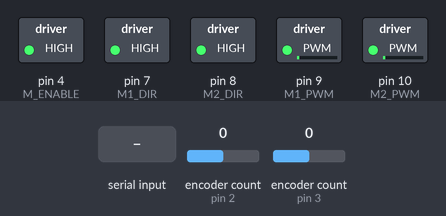
This sketch was run on a simulated Arduino Uno, built with avr-gcc and run on an emulated ATmega328P. Parts: switched loads named in the sketch (green lamp = pin HIGH). The test bench sets the inputs (shaded band); at power-on: encoder count (sensors on pin 2, pin 3) 0.

Above: at 0.15 s.
At 1.2 s:
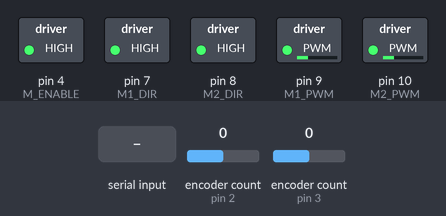
1.3 s: "90,45\n" received over Serial
At 1.8 s:
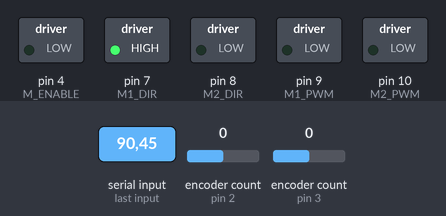
Timing chart, 0 to 4.3 s (numbered marks = the images above; inputs shaded):
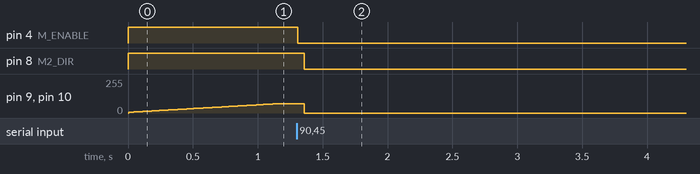

Measured:
- after the input at 1.3 s, pin 4 (M_ENABLE): HIGH → LOW at once; pin 8 (M2_DIR): HIGH → LOW after 0.06 s; pin 9 (M1_PWM), pin 10 (M2_PWM): 69/255 → 0/255 after 0.06 s

The sketch:

final_demo_2.ino
```cpp
/*  Group 10 - Andrew Burton, Trevor Bachand, William Peyton, & Kyra Squier
    EENG350B - SEED Lab
    Demo2 Controller Arduino Code
    02 May 2021
    Description:
    The following program runs the full control algorithm.
    It takes in a set point from the Pi over serial, travels to it, and then circles the marker.
*/

#include <Encoder.h>                // Encoder Library
#define COUNTS_PER_REVOLUTION 3200  // Number of counts per revolution on the encoder on the motor

#define M_ENABLE  4                 // Motor enable pin -- must be set high to operate motors
#define M1_DIR    7                 // Motor 1 direction pin -- set true for cw rotation and false for ccw
#define M2_DIR    8                 // Motor 2 direction pin -- set true for cw rotation and false for ccw
#define M1_PWM    9                 // Motor 1 pwm pin -- set value between 0 and 255 (0 to not move, 255 is max speed)
#define M2_PWM   10                 // Motor 2 pwm pin -- set value between 0 and 255 (0 to not move, 255 is max speed)

bool do_revolve = false;
bool found_marker = false;

bool align = true;

bool run_phi_controller = false;
bool run_phi_dot_controller = false;
bool run_rho_dot_controller = false;

float marker_phi_rel = 0;
float marker_rho_rel = 0;

float marker_phi_abs = 0;
float marker_rho_abs = 0;

float marker_phi_at_align_start = 0;
float phi_at_revolve_start = 0;
float rho_at_approach_start = 0;
float phi_at_approach_start = 0;

int alignCounter = 0;

typedef enum {
  SEARCH,
  ALIGN,
  APPROACH,
  REVOLVE,
  STOP
} state_t;

state_t current_state = SEARCH; // changed to test

Encoder enc1(2, 5);                 // Declare encoder object, with pin A = 2 (IOC) and pin B = 5
Encoder enc2(3, 6);                 // Declare encoder object, with pin A = 3 (IOC) and pin B = 6

bool M1_Dir_Val = true;             // Value to store dir of motor 1 -- set true for cw rotation and false for ccw
bool M2_Dir_Val = true;             // Value to store dir of motor 2 -- set true for cw rotation and false for ccw
int  M1_PWM_Val = 0;                // Value to store speed of motor 1 -- set value between 0 and 255 (0 to not move, 255 is max speed)
int  M2_PWM_Val = 0;                // Value to store speed of motor 2 -- set value between 0 and 255 (0 to not move, 255 is max speed)

// Vars for all controllers
const float r = 7.5 * 0.01;         // Radius of the wheel
const float d = 24.62 * 0.01;       // Distance between the wheels

float Va = 0;                       // Control algorithm output, between [-1.0, 1.0], describes linear motion
float delta_Va = 0;                 // Control algorithm output, between [-1.0, 1.0], describes rotational motio

float theta_1_previous = 0;         // Store the previous value to determine the derivative terms
float theta_2_previous = 0;         // Store the previous value to determine the derivative terms

float theta_1 = 0;                  // Store the current position of wheel 1 in radians
float theta_2 = 0;                  // Store the current position of wheel 2 in radians

float theta_dot_1 = 0;              // Store the current velocity of wheel 1 in radians per second
float theta_dot_2 = 0;              // Store the current velocity of wheel 2 in radians per second

// Vars for rot_pos_controller
float phi_set = 0.0;                //  Variable storing desired position in radians

float phi = 0;                      // Current Position
float phi_error = 0;                // Positional error
float phi_error_prev = 0;           // Last positional error
float phi_error_dot = 0;            // Derivative of positional error
float phi_total_error = 0;          // Integral of positional error

const float Kp_phi = 10;            // Positional controller proportional gain
const float Ki_phi = 10;            // Positional controller integral gain
const float Kd_phi = 0.25;          // Positional controller derivative gain

// Vars for rot_speed_controller
float phi_dot_set = 0.0;            // Variable storing desired angular velocity in radians per second

float phi_dot = 0;                  // Current angular velocity
float phi_dot_error = 0;            // Angular velocity error
float phi_dot_total_error = 0;      // Integral of angular velocity error

const float Kp_phi_dot = 0.1;       // Velocity controller proportional gain
const float Ki_phi_dot = 1;         // Velocity controller proportional gain

// Vars for trans_speed_controller
float rho_dot_set = 0.0;            // Desired translational velocity (in m/s)

float rho_dot = 0;                  // Current translational speed (in m/s)
float rho_dot_error = 0;            // Translational speed error (in m/s)
float rho_dot_total_error = 0;      // Integral of translational speed error (in m)

const float Kp_rho_dot = 1;         // Translational speed controller proportional gain
const float Ki_rho_dot = 5;         // Translational speed controller integral gain

int startTime = 0;                  // Store program start time
int currentTime = 0;                // Store current time

void setup() {
  // put your setup code here, to run once:
  pinMode(M_ENABLE, OUTPUT);        // Define enable pin as output
  pinMode(M1_DIR, OUTPUT);          // Define direction pin as output
  pinMode(M1_PWM, OUTPUT);          // Define pwm pin as output
  pinMode(M2_DIR, OUTPUT);          // Define direction pin as output
  pinMode(M2_PWM, OUTPUT);          // Define pwm pin as output

  Serial.begin(9600);               // Initialize Serial comms
  while (!Serial);                  // Wait for initialization

  digitalWrite(M_ENABLE, HIGH);     // IMPORTANT!! -- set enable pin high
  digitalWrite(M1_DIR, true);       // Set initial motor direction to cw
  analogWrite(M1_PWM, 0);           // Set initial motor speed to 0
  digitalWrite(M2_DIR, true);       // Set initial motor direction to cw
  analogWrite(M2_PWM, 0);           // Set initial motor speed to 0

  OCR0A = 0xAF;                     // Set TMR0 interrupt comparison value
  TIMSK0 |= _BV(OCIE0A);            // Enable TMR0 interrupt

  startTime = millis();
}

void loop() {
  // Record current time
  currentTime = millis();

  if (Serial.available() > 0) {
    dataRead();
    found_marker = true;
  }

  // Set motor ouputs to the calculated values
  digitalWrite(M1_DIR, M1_Dir_Val);
  analogWrite(M1_PWM, M1_PWM_Val);
  digitalWrite(M2_DIR, M2_Dir_Val);
  analogWrite(M2_PWM, M2_PWM_Val);

  switch (current_state) {
    case SEARCH:
      if (found_marker) {

        align = true;

        //        phi_set = phi;
        //        phi_dot_set = 0;
        //        rho_dot_set = 0;
        //
        //        run_phi_controller = false;
        //        run_phi_dot_controller = false;
        //        run_rho_dot_controller = false;

        found_marker = false;

        current_state = APPROACH;
        startTime = millis();
        rho_at_approach_start = marker_rho_abs;

        phi_set = phi;
        phi_dot_set = 0;
        rho_dot_set = 0;

        run_phi_controller = true;
        run_phi_dot_controller = true;
        run_rho_dot_controller = false;
        digitalWrite(M_ENABLE, LOW);
        delay(50);
        phi_at_approach_start = phi;
        digitalWrite(M_ENABLE, HIGH);
        found_marker = false;

        startTime = millis();

      } else {
        phi_dot_set = 0.45;
        rho_dot_set = 0;

        run_phi_controller = false;
        run_phi_dot_controller = true;
        run_rho_dot_controller = false;
      }
      break;

    case ALIGN:
      if (currentTime - startTime < 1000) {
        Serial.println(phi);
        Serial.println(marker_phi_rel);
        Serial.println(marker_phi_abs);
        Serial.println();
        Serial.flush();
        break;
      }

      if (align && found_marker) {
        marker_phi_at_align_start = marker_phi_abs;

        phi_set = marker_phi_abs;
        phi_dot_set = 0;
        rho_dot_set = 0;

        run_phi_controller = true;
        run_phi_dot_controller = true;
        run_rho_dot_controller = false;

        align  = false;

      } else if (found_marker && abs(marker_phi_at_align_start - phi) <= 0.03) {

        current_state = APPROACH;

        rho_at_approach_start = marker_rho_abs;

        phi_set = phi;
        phi_dot_set = 0;
        rho_dot_set = 0;

        run_phi_controller = false;
        run_phi_dot_controller = false;
        run_rho_dot_controller = false;

        found_marker = false;

        startTime = millis();

      } else if (!found_marker) {

        if (currentTime - startTime > 2000) {
          current_state = SEARCH;
        }
      }
      break;

    case APPROACH:
      if (currentTime - startTime >= rho_at_approach_start * 1950) {
        digitalWrite(M_ENABLE, LOW);
        if (do_revolve) {
          current_state = REVOLVE;
          phi_at_revolve_start = phi;
        } else {
          current_state = STOP;
        }

        phi_set = phi;
        phi_dot_set = 0;
        rho_dot_set = 0;

        run_phi_controller = false;
        run_phi_dot_controller = false;
        run_rho_dot_controller = false;

        startTime = millis();

      } else {


        phi_set = phi_at_approach_start;
        phi_dot_set = 0;
        rho_dot_set = 0.5;

        run_phi_controller = true;
        run_phi_dot_controller = true;
        run_rho_dot_controller = true;
      }

      break;

    case REVOLVE:
      if (currentTime - startTime >= 5550) {
        current_state = STOP;
      } else if (currentTime - startTime >= 1500) {
        phi_dot_set = 1.4;
        rho_dot_set = 0.5;

        run_phi_controller = false;
        run_phi_dot_controller = true;
        run_rho_dot_controller = true;

      } else if (currentTime - startTime >= 1350) {
        phi_dot_set = 5.0;
        rho_dot_set = 0.00;

        run_phi_controller = false;
        run_phi_dot_controller = true;
        run_rho_dot_controller = true;

      } else if (currentTime - startTime >= 1300) {
        phi_set = phi;
        phi_dot_set = 0;
        rho_dot_set = 0.0;

        run_phi_controller = false;
        run_phi_dot_controller = false;
        run_rho_dot_controller = false;

      } else {
        digitalWrite(M_ENABLE, HIGH);

        phi_set = phi_at_revolve_start - (PI / 2);
        phi_dot_set = 0;
        rho_dot_set = 0.0;

        run_phi_controller = true;
        run_phi_dot_controller = true;
        run_rho_dot_controller = false;
      }
      break;

    case STOP:
      digitalWrite(M_ENABLE, LOW);

      phi_set = phi;
      phi_dot_set = 0;
      rho_dot_set = 0;

      run_phi_controller = false;
      run_phi_dot_controller = false;
      run_rho_dot_controller = false;

      break;
  }

}

// TMR0 interrupt service routine
SIGNAL(TIMER0_COMPA_vect) {
  Va = 0;
  delta_Va = 0;
  readEncoders();                                   // Get current position
  if (run_phi_controller) phi_controller();         // Calculate necessary angular speed
  if (run_phi_dot_controller) phi_dot_controller(); // Calculate deltaVa
  if (run_rho_dot_controller) rho_dot_controller(); // Calcualte Va
  setMotorVals();                                   // Scale ouput for PWM
}

// Record current position and velocity of the wheels
void readEncoders() {
  theta_1_previous = theta_1;   // Store previous value
  theta_2_previous = theta_2;   // Store previous value

  theta_1 = -2.0 * PI * enc1.read() / COUNTS_PER_REVOLUTION;  // Store position in radians
  theta_2 = 2.0 * PI * enc2.read() / COUNTS_PER_REVOLUTION;   // Store position in radians

  theta_dot_1 = (theta_1 - theta_1_previous) * 1000;          // Calculate angular velocity
  theta_dot_2 = (theta_2 - theta_2_previous) * 1000;          // Calculate angular velocity

  phi = - r * (theta_1 - theta_2) / d;                        // Calculate current angle
  phi_dot = - r * (theta_dot_1 - theta_dot_2) / d;            // Calculate angular velocity
  rho_dot = r * (theta_dot_1 + theta_dot_2) / 2.0;            // Calculate linear velocity
}

// Apply feedback control to calculate necessary angular velocity
void phi_controller() {
  phi_error_prev = phi_error;               // Store prev error
  phi_error = phi_set - phi;                // Calculate current error

  // Error bounding
  if (phi_error < -1.0) phi_error = -1.0;
  if (phi_error > 1.0) phi_error = 1.0;

  // Calculate integral of the error, apply integral clamping
  if (abs(phi_total_error) < 0.5 || (phi_error < 0 && phi_total_error > 0) || (phi_error > 0 && phi_total_error < 0)) {
    phi_total_error += (phi_error * 0.001); // Increment the integral of the error
  }

  // Calculate derivative of the error
  phi_error_dot = (phi_error - phi_error_prev) * 1000;

  // Apply PID control algorithm to determine angular velocity
  phi_dot_set = Kp_phi * phi_error + Kd_phi * phi_error_dot;

  // Output bounding
  if (phi_dot_set > 8.0) phi_dot_set = 8.0;
  if (phi_dot_set < -8.0) phi_dot_set = -8.0;
}

// Apply feedback control to calculate motor voltages to rotate as desired
void phi_dot_controller() {
  phi_dot_error = phi_dot_set - phi_dot;              // Calculate angular velocity error

  // Error bounding
  if (phi_dot_error < -8.0) phi_dot_error = -8.0;
  if (phi_dot_error > 8.0) phi_dot_error = 8.0;

  // Update the integral term, apply integral clamping
  if (abs(phi_dot_total_error) < 0.5 || (phi_dot_error < 0 && phi_dot_total_error > 0) || (phi_dot_error > 0 && phi_dot_total_error < 0)) {
    phi_dot_total_error += (phi_dot_error * 0.001); // Increment the integral of the error
  }

  // Apply feedback control alorithm to calculate deltaVa
  delta_Va = - (Kp_phi_dot * phi_dot_error + Ki_phi_dot * phi_dot_total_error);
}

// Apply feedback control to calculate motor voltages to translate as desired
void rho_dot_controller() {
  rho_dot_error = rho_dot_set - rho_dot;            // Calculate linear velocity error

  // Error bounding
  if (rho_dot_error < -1.0) rho_dot_error = -1.0;
  if (rho_dot_error > 1.0) rho_dot_error = 1.0;

  // Update the integral term, apply integral clamping
  if (abs(rho_dot_total_error) < 0.5 || (rho_dot_error < 0 && rho_dot_total_error > 0) || (rho_dot_error > 0 && rho_dot_total_error < 0)) {
    rho_dot_total_error += (rho_dot_error * 0.001); // Increment the integral of the error
  }

  // Apply feedback control alorithm to calculate Va
  Va = Kp_rho_dot * rho_dot_error + Ki_rho_dot * rho_dot_total_error;
}

// Scale the controller outputs to be pwm values
void setMotorVals() {
  // Calculate the pwm value for each motor based on Va, deltaVa
  M1_PWM_Val = (int) (255 * (Va + delta_Va) / 2.0);
  M2_PWM_Val = (int) (255 * (Va - delta_Va) / 2.0);

  // Set motor directions
  if (M1_PWM_Val > 0) M1_Dir_Val = false;
  else M1_Dir_Val = true;

  if (M2_PWM_Val > 0) M2_Dir_Val = true;
  else M2_Dir_Val = false;

  // Make PWM output unsigned
  M1_PWM_Val = abs(M1_PWM_Val);
  M2_PWM_Val = abs(M2_PWM_Val);
}


void dataRead() {
  String piData = Serial.readStringUntil('\n');
  int len = piData.length();
  if (piData[0] == 'a') {
    int distanceLoc = piData.indexOf('d');
    String angleStr = piData.substring(1, distanceLoc);
    String disStr = piData.substring(distanceLoc + 1, len);
    marker_phi_rel = angleStr.toFloat();
    marker_phi_abs = phi + marker_phi_rel;
    marker_rho_rel = disStr.toFloat();
    marker_rho_abs = marker_rho_rel;
  }
}
```
